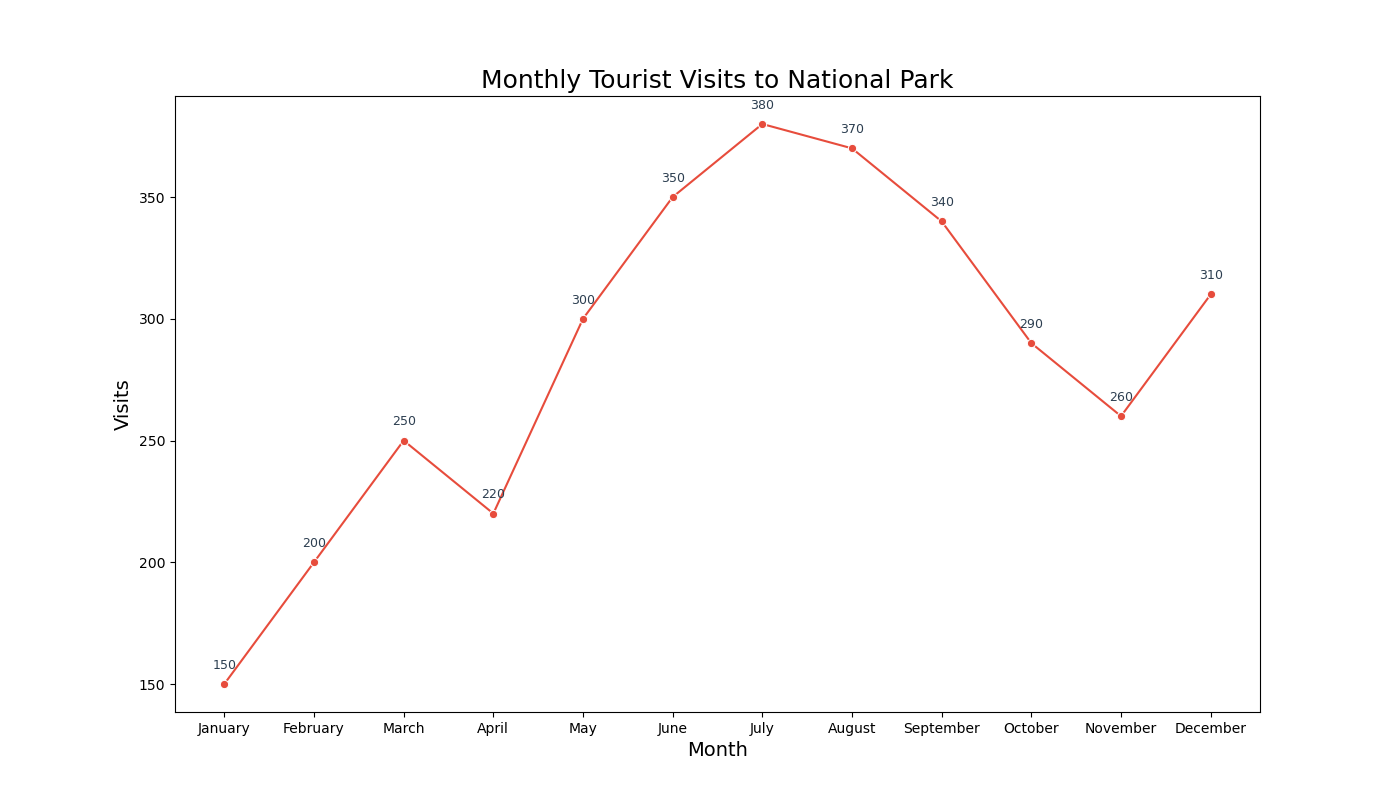

Recreate this plot in Python.

import pandas as pd
import seaborn as sns
import matplotlib.pyplot as plt

data = {
    'Month': ['January', 'February', 'March', 'April', 'May', 'June', 'July', 'August',
              'September', 'October', 'November', 'December'],
    'Visits': [150, 200, 250, 220, 300, 350, 380, 370, 340, 290, 260, 310]
}

df = pd.DataFrame(data)

month_order = ['January', 'February', 'March', 'April', 'May', 'June',
               'July', 'August', 'September', 'October', 'November', 'December']
df['Month'] = pd.Categorical(df['Month'], categories=month_order, ordered=True)

plt.figure(figsize=(14, 8))

lineplot = sns.lineplot(x='Month', y='Visits', data=df, color="#e74c3c", marker='o')

for i in range(df.shape[0]):
    plt.text(df['Month'][i], df['Visits'][i] + 5, f"{df['Visits'][i]}", 
             ha='center', va='bottom', fontsize=9, color='#2c3e50')

plt.title('Monthly Tourist Visits to National Park', fontsize=18)
plt.xlabel('Month', fontsize=14)
plt.ylabel('Visits', fontsize=14)

plt.show()
